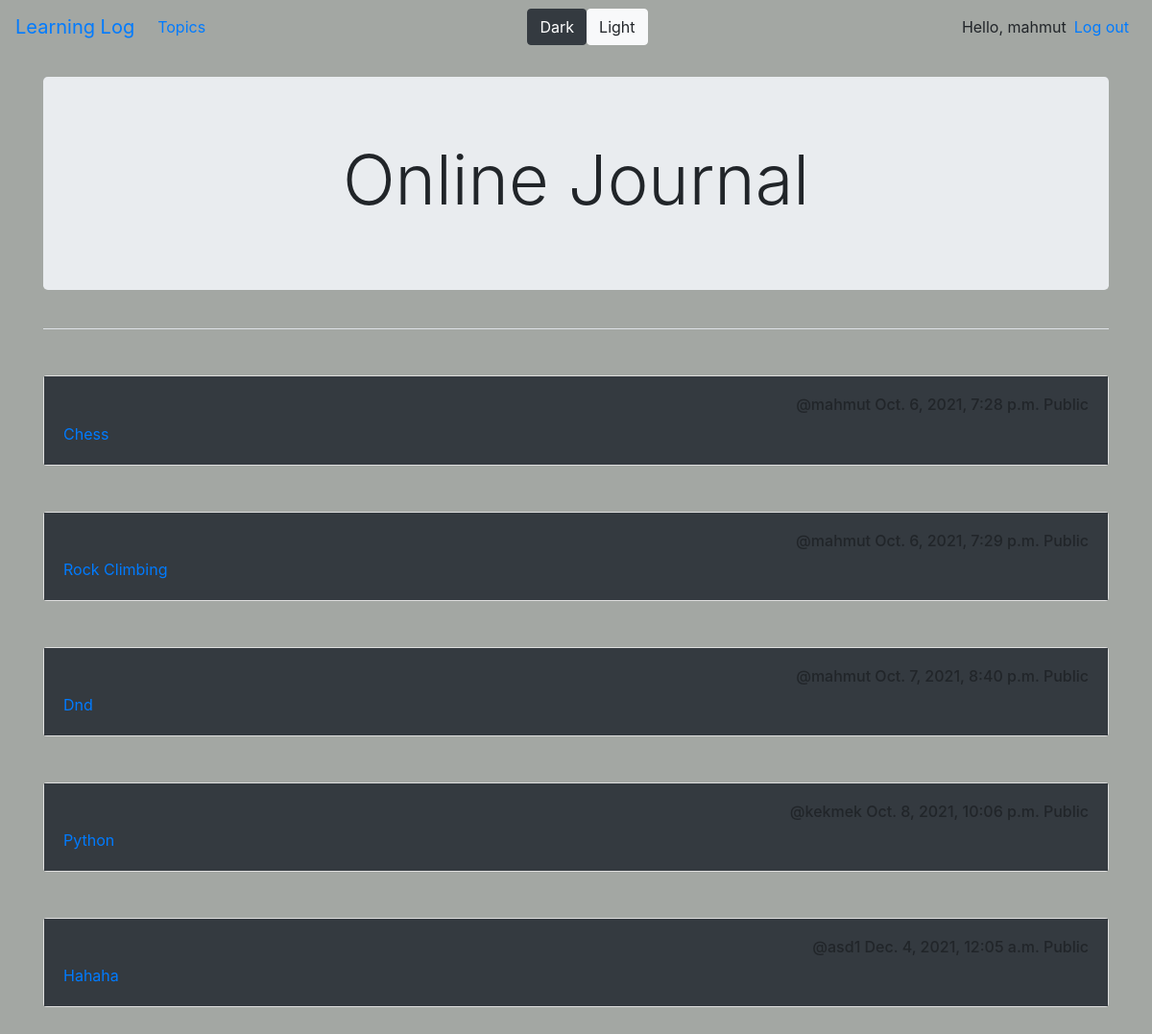
The app's page / (signed in) with its own data.
### learning_logs/models.py (models this page shows)
class Topic(models.Model):
    text = models.CharField(max_length=200)
    date_added = models.DateTimeField(auto_now_add=True)
    owner = models.ForeignKey(User, on_delete=models.CASCADE)
    public = models.BooleanField(default=True)
    def __str__(self):
        return self.text.title()

### learning_logs/views.py (the view)
# urls.py: path('', views.index, name="index"),
def index(request):
    home_page_topics = Topic.objects.filter(public=True)
    context = {"topics": home_page_topics}
    return render(request, 'learning_logs/index.html', context)

### learning_logs/templates/learning_logs/index.html
{% extends 'learning_logs/base.html' %}
{% block page_header %}
    <div class="jumbotron">
        <h1 class="display-3 text-center">Online Journal</h1>
    </div>
{% endblock page_header %}
{% block content %}
    {% for topic in topics %}
            <div class="card mb-5 mt-5">
                <div class="card-body bg-dark">
                    <h6 class="text-right">@{{topic.owner}} {{ topic.date_added}} Public</h6>
                    <a href="{% url 'learning_logs:topic' topic.id %}">{{topic}}</a>
                </div>
            </div>
    {% endfor %}
{% endblock content %}

### learning_logs/templates/learning_logs/base.html (shortened to what this page needs)
{% load bootstrap4 %}
{% load static %}
<!DOCTYPE html>
<html lang="en">
<head>
    {% bootstrap_css %}
    <link id="myStyleSheet" rel="stylesheet" type="text/css" href="{% static 'learning_logs/dark.css' %}">
</head>
<body>
        <nav class="navbar navbar-expand-md mb-4 ">
        <a class="navbar-brand" href="{% url 'learning_logs:index'%}">
         Learning Log</a>
        <div class="collapse navbar-collapse" id="navbarCollapse">
            <ul class="navbar-nav mr-auto">
                <li class="nav-item">
                    <a href="{% url 'learning_logs:topics' %}" class="nav-link">Topics
                    </a>
                </li>
            </ul>
            <ul class="navbar-nav mx-auto">
            <button class="btn btn-dark" onclick="swapStyle(dark)">Dark</button>
            <button class="btn btn-light" onclick="swapStyle(light)">Light</button>
            </ul>
            <ul class="navbar-nav ml-auto">
                {% if user.is_authenticated %}
                    <li class="nav-item">
                        <span class="navbar-text">Hello, {{user.username}}</span>
                    </li>
                    <li class="nav-item">
                        <a href="{% url 'users:logout' %}" class="nav-link">Log out</a>
                    </li>
                {% endif %}
            </ul>
        </div>
    </nav>
    <main role="main" class="container">
        <div class="pb-2 mb-2 border-bottom">
            {% block page_header %}{% endblock page_header %}
        </div>
        <div>
            {% block content %}{% endblock content %}
        </div>
    </main>
</body>
</html>

### learning_logs/static/learning_logs/dark.css (style rules this page uses)
.nav-item { color: #000; }
body { background-color:rgb(15, 78, 78); color: blanchedalmond; }
.jumbotron { background-color:rgb(133, 125, 125); }
nav { background-color: gray; }
h1, h2, h3, h4, h5, h6 { color: blanchedalmond; }
.card-body { color: blanchedalmond; }
a { color: blanchedalmond; }

### learning_logs/static/learning_logs/light.css (style rules this page uses)
body { background-color: rgb(163, 167, 163); }

### records on screen
Topic: owner "mahmut", date_added "Oct. 6, 2021, 7:28 p.m.", text "Chess"
Topic: owner "mahmut", date_added "Oct. 6, 2021, 7:29 p.m.", text "Rock Climbing"
Topic: owner "mahmut", date_added "Oct. 7, 2021, 8:40 p.m.", text "Dnd"
Topic: owner "kekmek", date_added "Oct. 8, 2021, 10:06 p.m.", text "Python"
Topic: owner "asd1", date_added "Dec. 4, 2021, 12:05 a.m.", text "Hahaha"

### other values on screen
{{ user.username }} "mahmut"
